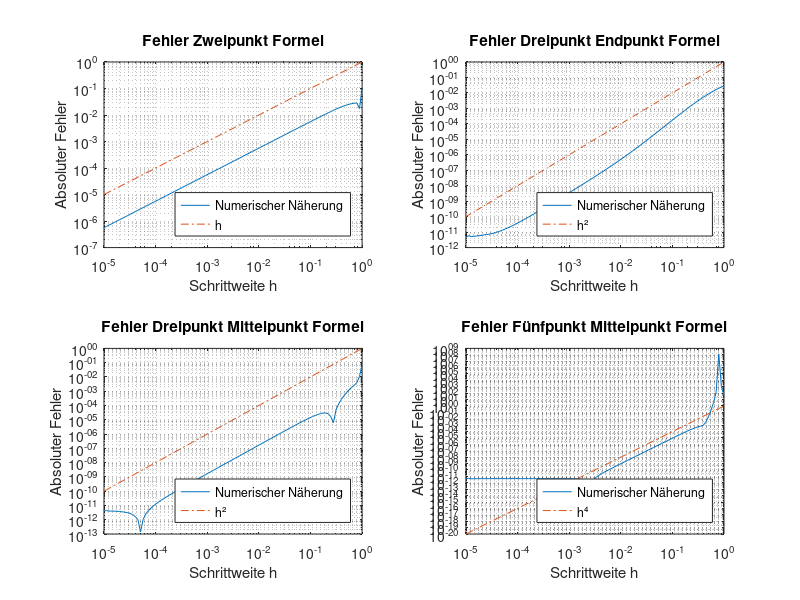
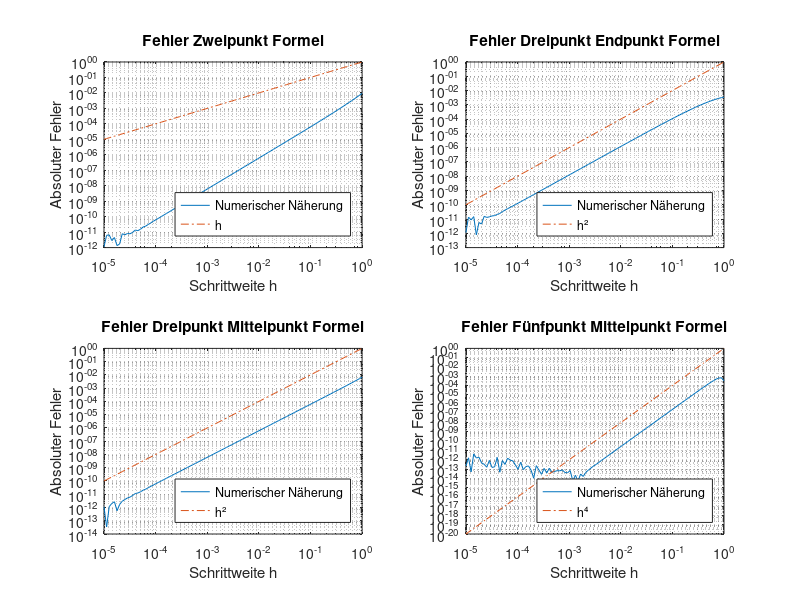

MATLAB code to generate these figures, in order:
%Blatt 4
%Aufgabe 2

clear all; close all; clc;

%Berechnung der Näherungswerte für verschiedene Schrittweiten h
h = logspace(-5,0,100);
x0 = 0.6*ones(5,1);
k = [-2;-1;0;1;2];
zp = zeros(length(h), 1);
dpep = zeros(length(h), 1);
dpmp = zeros(length(h), 1);
fpmp = zeros(length(h), 1);

 
for i = 1:length(h)
   
    x = x0 + k*h(i);
    fx = (x./(1+x)).^5;

    %%Zweipunkteformel

    zp(i) = (fx(3)-fx(2))/h(i);

    %%Dreipunkte Endpunkt Formel

    dpep(i) = 1/(2*h(i))*(-3*fx(3)+4*fx(4)-fx(5));

    %%Dreipunkte Mittelpunkt Formel

    dpmp(i) = 1/(2*h(i))*(fx(4)-fx(2));

    %%Fünfpunkte Mittelpunkt Formel

    fpmp(i) = 1/(12*h(i))*(fx(1)-8*fx(2)+8*fx(4)-fx(5));
    
end

zp = abs(0.03862380981-zp);
dpep = abs(0.03862380981- dpep);
dpmp = abs(0.03862380981- dpmp);
fpmp = abs(0.03862380981- fpmp);

figure('Name', 'Fehlerbetrachtung Finite Differenzen bei x0 = 0.6');

subplot(2,2,1);
loglog(h, zp);
hold on;
plot(h, h, '-.');
legend('Numerischer Näherung', 'h', 'Location', 'Southeast');
title('Fehler Zweipunkt Formel');
xlabel('Schrittweite h');
ylabel('Absoluter Fehler');
grid minor;

subplot(2,2,2);
loglog(h, dpep);
hold on;
plot(h, h.^2, '-.');
legend('Numerischer Näherung', 'h²', 'Location', 'Southeast');
title('Fehler Dreipunkt Endpunkt Formel');
xlabel('Schrittweite h');
ylabel('Absoluter Fehler');
grid minor;

subplot(2,2,3);
loglog(h, dpmp);
hold on;
plot(h, h.^2, '-.');
legend('Numerischer Näherung', 'h²', 'Location', 'Southeast');
title('Fehler Dreipunkt Mittelpunkt Formel');
xlabel('Schrittweite h');
ylabel('Absoluter Fehler');
grid minor;

subplot(2,2,4);
loglog(h, fpmp);
hold on;
plot(h, h.^4, '-.');
legend('Numerischer Näherung', 'h⁴', 'Location', 'Southeast');
title('Fehler Fünfpunkt Mittelpunkt Formel');
xlabel('Schrittweite h');
ylabel('Absoluter Fehler');
grid minor;

x0 = 2*ones(5,1);

for i = 1:length(h)
   
    x = x0 + k*h(i);
    fx = (x./(1+x)).^5;

    %%Zweipunkteformel

    zp(i) = (fx(3)-fx(2))/h(i);

    %%Dreipunkte Endpunkt Formel

    dpep(i) = 1/(2*h(i))*(-3*fx(3)+4*fx(4)-fx(5));

    %%Dreipunkte Mittelpunkt Formel

    dpmp(i) = 1/(2*h(i))*(fx(4)-fx(2));

    %%Fünfpunkte Mittelpunkt Formel

    fpmp(i) = 1/(12*h(i))*(fx(1)-8*fx(2)+8*fx(4)-fx(5));
    
end

zp = abs(80/729-zp);
dpep = abs(80/729- dpep);
dpmp = abs(80/729- dpmp);
fpmp = abs(80/729- fpmp);

figure('Name', 'Fehlerbetrachtung Finite Differenzen bei x0 = 2.0');

subplot(2,2,1);
loglog(h, zp);
hold on;
plot(h, h, '-.');
legend('Numerischer Näherung', 'h', 'Location', 'Southeast');
title('Fehler Zweipunkt Formel');
xlabel('Schrittweite h');
ylabel('Absoluter Fehler');
grid minor;

subplot(2,2,2);
loglog(h, dpep);
hold on;
plot(h, h.^2, '-.');
legend('Numerischer Näherung', 'h²', 'Location', 'Southeast');
title('Fehler Dreipunkt Endpunkt Formel');
xlabel('Schrittweite h');
ylabel('Absoluter Fehler');
grid minor;

subplot(2,2,3);
loglog(h, dpmp);
hold on;
plot(h, h.^2, '-.');
legend('Numerischer Näherung', 'h²', 'Location', 'Southeast');
title('Fehler Dreipunkt Mittelpunkt Formel');
xlabel('Schrittweite h');
ylabel('Absoluter Fehler');
grid minor;

subplot(2,2,4);
loglog(h, fpmp);
hold on;
plot(h, h.^4, '-.');
legend('Numerischer Näherung', 'h⁴', 'Location', 'Southeast');
title('Fehler Fünfpunkt Mittelpunkt Formel');
xlabel('Schrittweite h');
ylabel('Absoluter Fehler');
grid minor;
